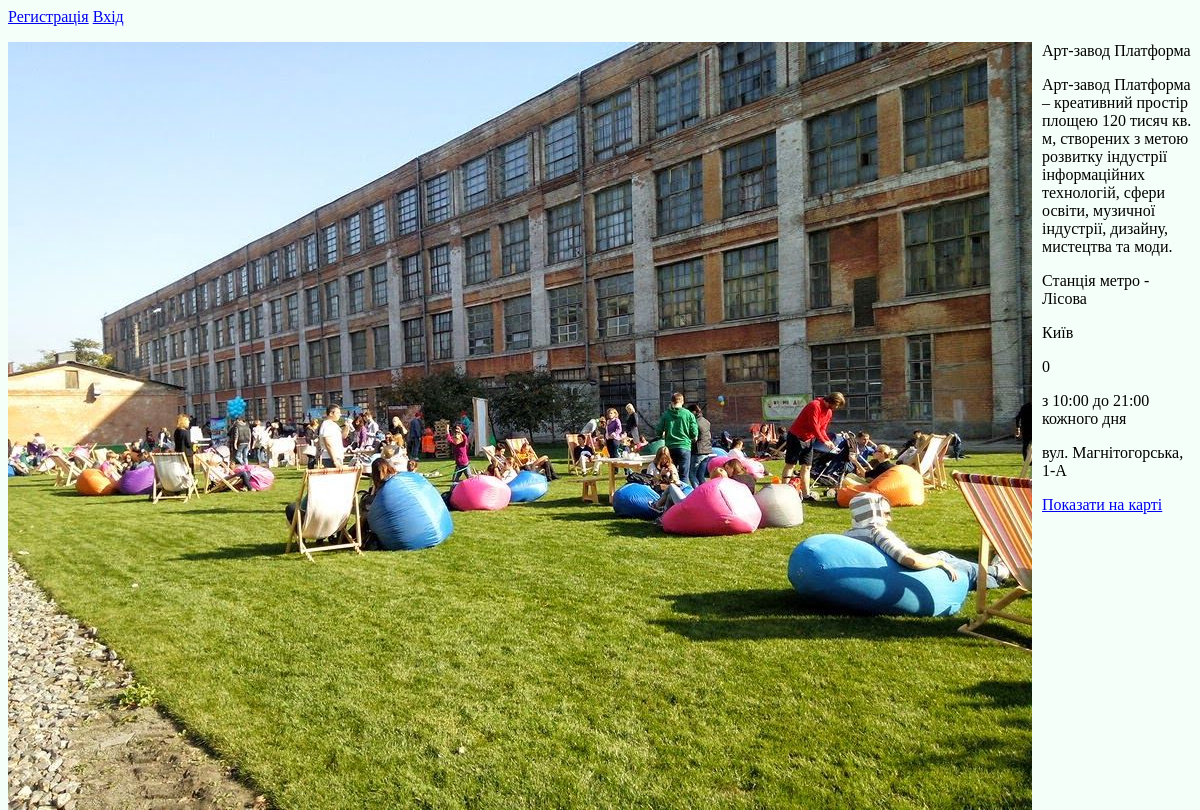
Page /Арт-завод Платформа/ on the committed database.
### location/models.py (models this page shows, shortened)
class Location(models.Model):
    TYPE_CHOICES = (
        ('Активний відпочинок', 'Активний відпочинок'),
        ('Їжа та напої', 'Їжа та напої'),
        ('Природа та ландшафти', 'Природа та ландшафти'),
        ('Панорамні види', 'Панорамні види'),
        ('Площа', 'Площа'),
        ('Готелі та місця для проживання', 'Готелі та місця для проживання'),
        ('Музеї та виставки', 'Музеї та виставки'),
        ('Церкви та місця релігійного значення', 'Церкви та місця релігійного значення'),
        ("Достопримічальності та пам'ятки", "Достопримічальності та пам'ятки"),
        ('Інше', 'Інше'),
        ('Забуті місця', 'Забуті місця'),
    )
    name_location = models.CharField(max_length=100)
    type = models.CharField(max_length=50, choices=TYPE_CHOICES)
    about = models.TextField()
    region = models.ForeignKey(Region, on_delete=models.CASCADE)
    cost = models.CharField(max_length=100)
    hours = models.CharField(max_length=100)
    photo = models.ImageField(upload_to='location_photos/', blank=True, null=True)
    address = models.CharField(max_length=200)
    map_link = models.URLField()
    route = models.TextField(blank=True, null=True)

class Region(models.Model):
    name_region = models.CharField(max_length=100)
    about_region = models.TextField()
    def __str__(self):
        return self.name_region

### location/views.py (the view)
# urls.py: path('<str:name_location>/', views.location_detail, name='location'),
def location_detail(request, name_location):
    try:
        location = Location.objects.get(name_location=name_location)
    except:
        raise Http404('Ми ще не добавили цей регіон(')
    return render(request, 'location/location.html', {'location': location})

### templates/location/location.html (shortened to what this page needs)
{% extends 'base.html' %}
{% block content %}
    <div class="content-container">
        <img src="{{ location.photo.url }}" style="float: left; margin-right: 10px;">
        <div class="info">
            <p class="name">{{ location.name_location }}</p>
            <p class="about">{{ location.about }}</p>
            <p class="route">{{ location.route }}</p>
            <p>{{ location.region }}</p>
            <p>{{ location.cost }}</p>
            <p>{{ location.hours }}</p>
            <p>{{ location.address }}</p>
            <a href="{{ location.map_link }}">Показати на карті</a>
        </div>
    </div>
{% endblock %}

### templates/base.html (style rules this page uses)
body { background-color: #F5FFFA; }

### rows in the picture
Location: photo (picture), name_location "Арт-завод Платформа", about "Арт-завод Платформа – креативний простір площею 120 тисяч кв. м, створених з метою розвитку індустрії інформаційних технологій, сфери освіти, музичної індустрії, дизайну, мистецтва та моди.", route "Станція метро - Лісова", region "Київ", cost "0", hours "з 10:00 до 21:00 кожного дня", address "вул. Магнітогорська, 1-А"
